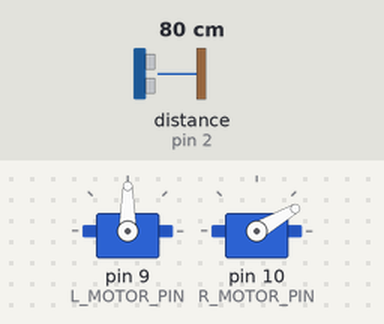
Bench run of a sketch on a simulated Arduino Uno, built with avr-gcc and run on an emulated ATmega328P. On the bench: 2 × servo. The test bench sets the inputs (shaded band); at power-on: distance to the obstacle (sensor on pin 2) 80 cm. The echo pulse lasts 58.3 µs per cm.

Above: at 0.05 s.
Timing chart, 0 to 3.0 s (numbered marks = the images above):
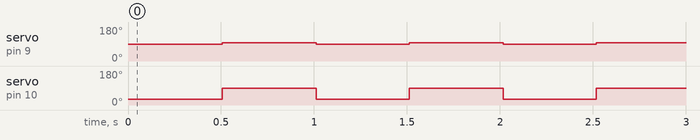

The sketch:

sumo_r1.ino
```cpp
// (licence header left out)
#include <Servo.h>
#include <Ultrasonic.h>

// constants

// US sensor pins
int ECHO_PIN = 2;
int TRIG_PIN = 3;

// motor pins
int L_MOTOR_PIN = 9;
int R_MOTOR_PIN = 10;

// globals

Ultrasonic us(TRIG_PIN, ECHO_PIN);

Servo l_servo, r_servo;

int dist = 0;

// functions

void go_straight()
{
    l_servo.write(180);
    r_servo.write(0);
}

void go_back()
{
    l_servo.write(0);
    r_servo.write(180);
}

void turn_left()
{
    l_servo.write(90);
    r_servo.write(30);
}

void go_stop()
{
    l_servo.write(96);
    r_servo.write(90);
}

/**
 * @brief Initialization.
 */
void setup()
{
    // open serial port to 9600 bps
    Serial.begin(9600);

    // empty serial port
    Serial.flush();

    l_servo.attach(L_MOTOR_PIN);
    r_servo.attach(R_MOTOR_PIN);
}

/**
 * @brief Main loop of the program.
 */
void loop()
{
    // get time between pulses
    long microsec = us.timing();

    // get distances
    dist = us.CalcDistance(microsec, Ultrasonic::CM);

    turn_left();
    delay(500);
    go_stop();
    delay(500);
}
```

Measured:
- by itself, servo on pin 9 (L_MOTOR_PIN): alternates 96° for 0.51 s and 90° for 0.50 s
- by itself, servo on pin 10 (R_MOTOR_PIN): alternates 90° for 0.51 s and 30° for 0.50 s
